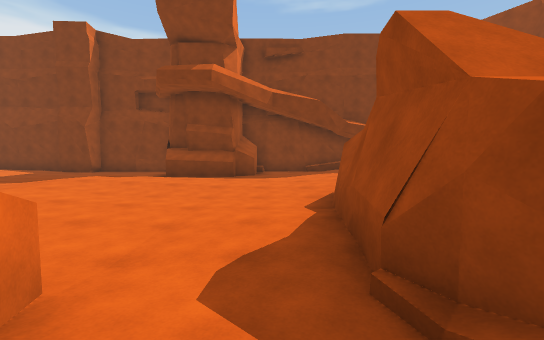
View 1 (above)

15 first-person views from a walk through a 3-D level made in the Unity game engine. The camera is 1.3 m above the floor, tilts 4° down and sees 90° across. The floor is counted in squares, 2 m on a side. Each view is taken from the middle of a square. On the plan, view 1 faces up. The plan holds only what a view shows up to about 9 squares ahead; the rest is blank. The place goes on beyond the plan. The player is left out.

View 2
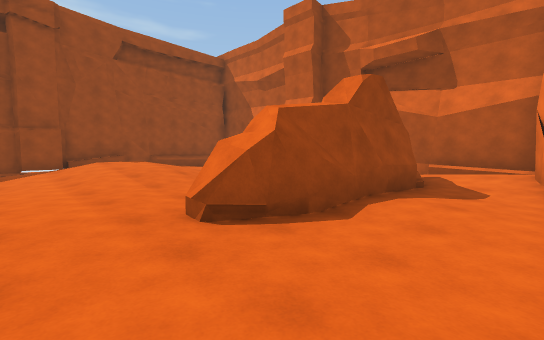

View 3
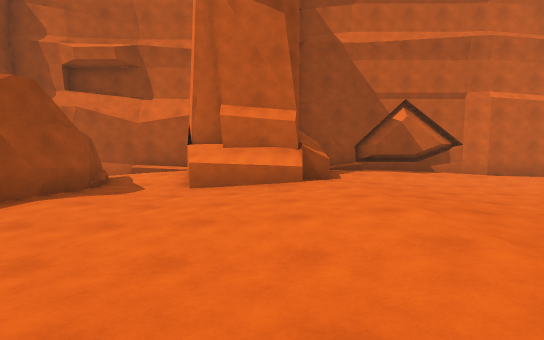

View 4
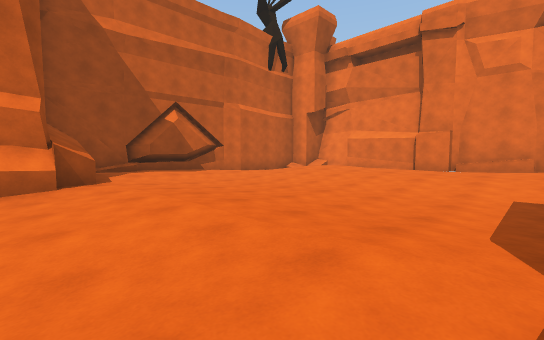

View 5
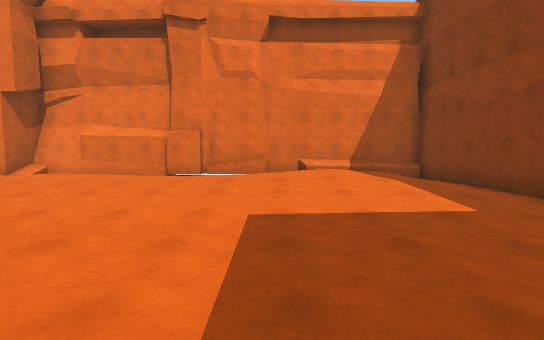

View 6
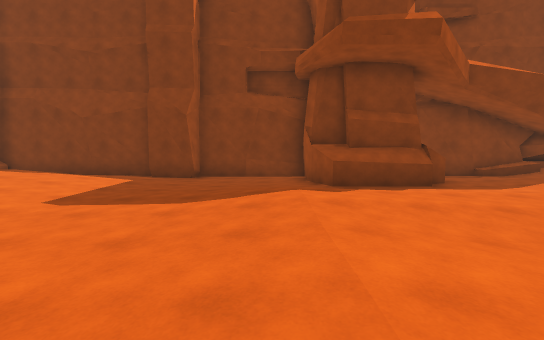

View 7
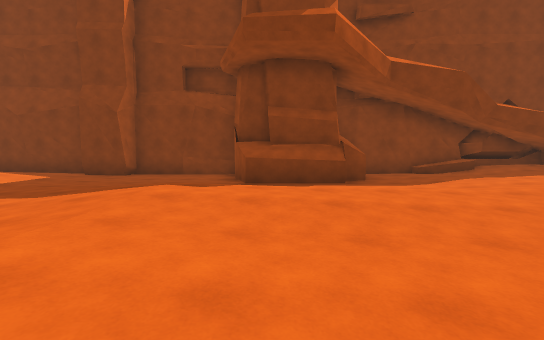

View 8
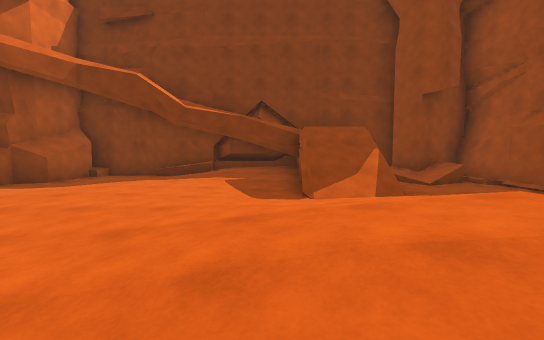

View 9
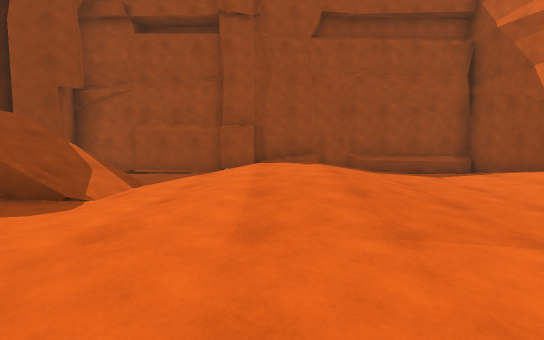

View 10
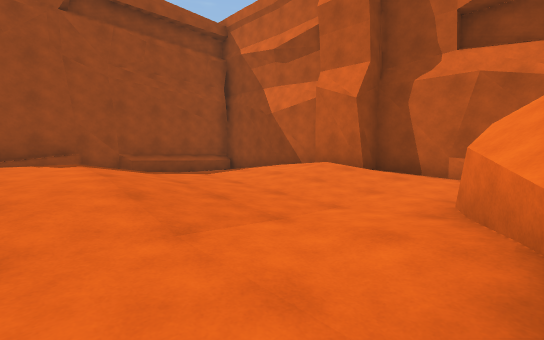

View 11
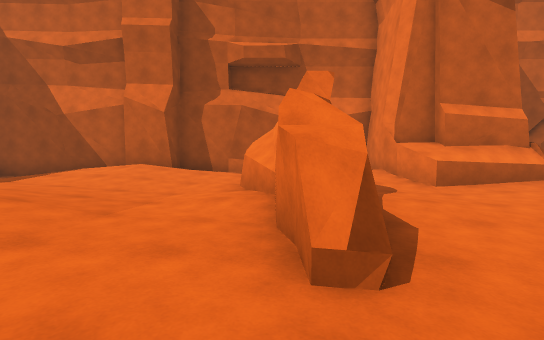

View 12
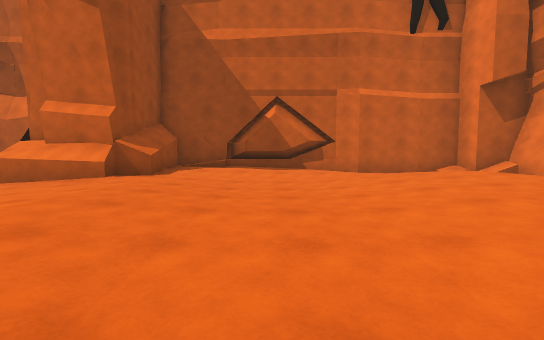

View 13
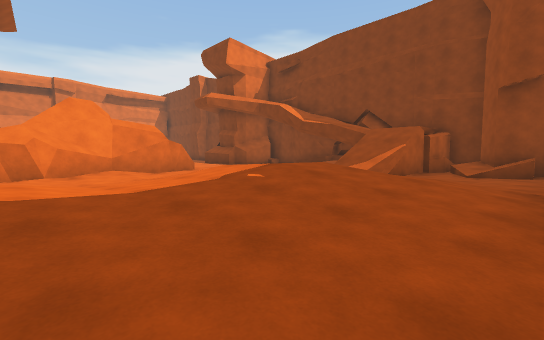

View 14
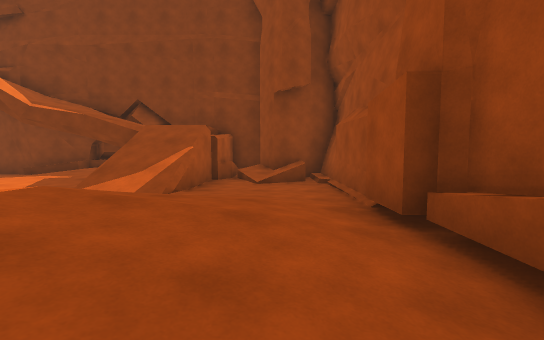

View 15
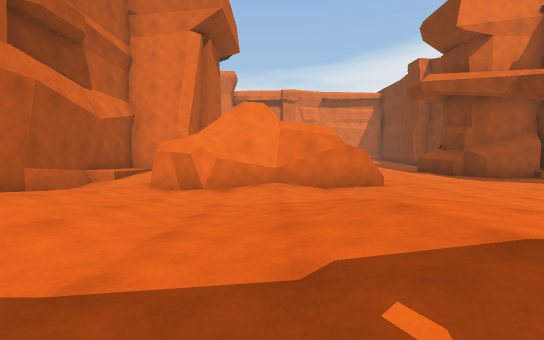

### Floor plan
Key: @ floor where view 1 was taken; # wall or solid block; . main floor; : floor 0.25 m higher than the main floor; - floor 0.25 m lower than the main floor; + floor 0.5 m higher than the main floor; * floor 0.75 m higher than the main floor; % floor 2.5 m higher than the main floor; & floor 3 m higher than the main floor; / step, stairs or slope; = window, fence, low wall or low ledge; ^ raised ledge.
Columns run from 14 left of view 1 to 11 right of it. Each row starts with its distance up from view 1.
 12 ###########  ###########
 11 #-....#---#  #--.//&  =###
 10 #: ::..---####--..:#/%/:/#
  9 #: +::.--------.....//---#
  8 #:+++:....  ..-....-//---#
  7 #  +::...:::............-#
  6 #  :::...::...-....::+:..#
  5 #  :::...:..---#-.::+*+:.#
  4 #  :::...:..---##..:+*+..#
  3 #.:::.......--.##...:::.-#
  2 #::+:.--....--.##--..:..-#
  1 #: ::.....^#^..##..::::.-#
  0 #/  ...:::####@:..:+++  -#
 -1 ##/ ..:::+#  #:/..:##   -#
 -2  ##########  ####### #####

Where each view was taken, in squares from view 1:
view 1: 0 up, 0 right, facing up
view 2: 7 up, 1 left, facing down-right
view 3: 7 up, 3 left, facing down
view 4: 7 up, 3 left, facing down-left
view 5: 7 up, 5 left, facing left
view 6: 3 up, 5 left, facing up
view 7: 3 up, 3 left, facing up
view 8: 3 up, 5 right, facing up
view 9: 5 up, 2 right, facing right
view 10: 5 up, 2 right, facing down-right
view 11: 7 up, 2 right, facing down
view 12: 7 up, 7 left, facing down
view 13: 1 up, 10 right, facing up-left
view 14: 3 up, 9 right, facing up
view 15: 3 up, 8 right, facing left
